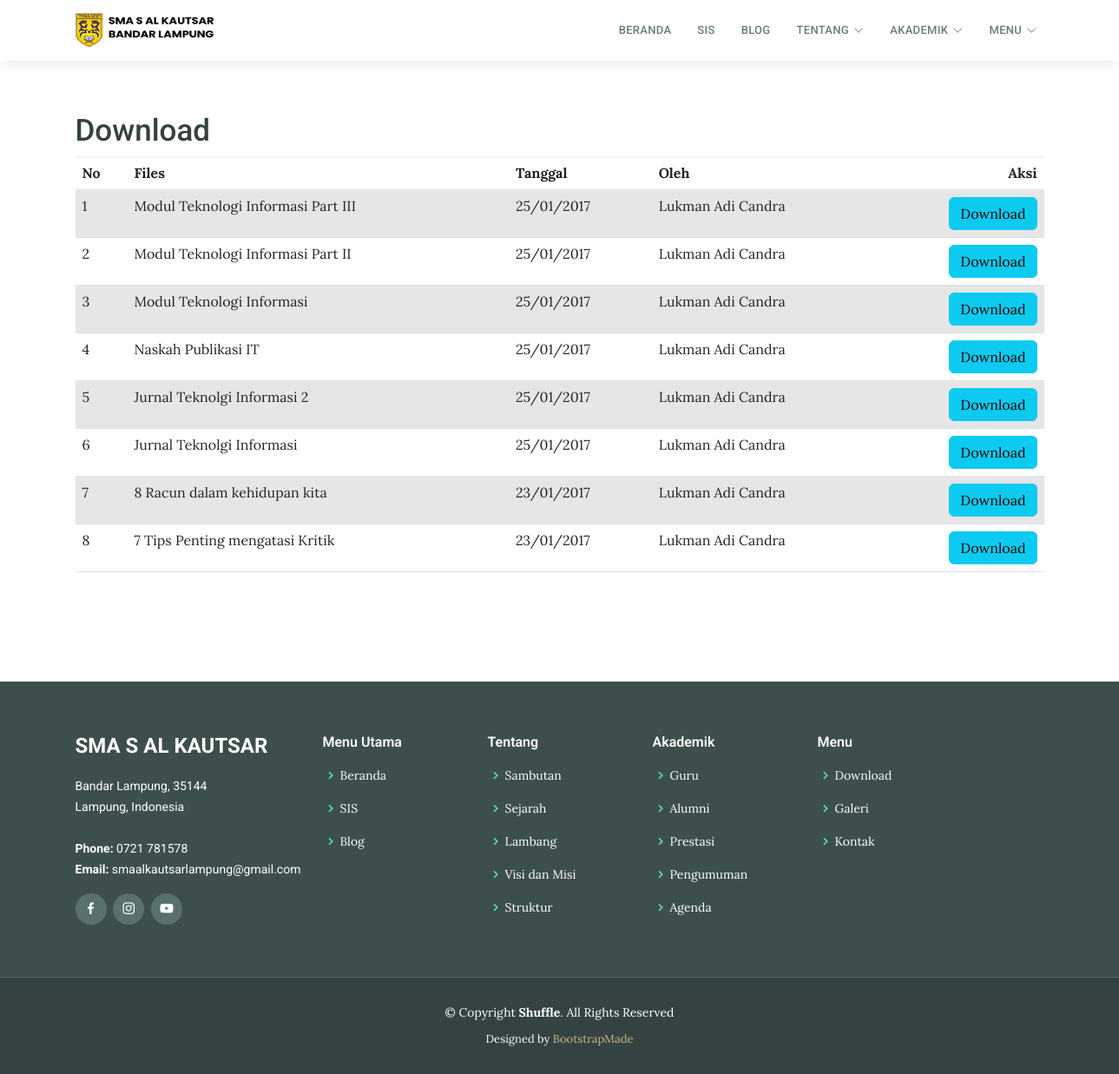
Page /index.php/download on the committed database.
### tables this page shows
CREATE TABLE `tbl_files` (
  `file_id` int(11) NOT NULL,
  `file_judul` varchar(120) DEFAULT NULL,
  `file_deskripsi` text DEFAULT NULL,
  `file_tanggal` timestamp NULL DEFAULT current_timestamp(),
  `file_oleh` varchar(60) DEFAULT NULL,
  `file_download` int(11) DEFAULT 0,
  `file_data` varchar(120) DEFAULT NULL
);

### application/controllers/Download.php (called while the page is built, shortened)
<?php
class Download extends CI_Controller{
	function __construct(){
		$this->load->view('templates/header_1');
		$this->load->model('m_files');
		$this->load->helper('download');
		$this->load->model('m_pengunjung');
	}
	function index(){
		$x['data']=$this->m_files->get_all_files();
		$this->load->view('depan/v_download',$x);
		$this->load->view('templates/footer');
	}
}

### index.php (called while the page is built, shortened)
<?php
require_once BASEPATH.'core/CodeIgniter.php';

### application/models/M_files.php (called while the page is built, shortened)
<?php
class M_files extends CI_Model{
	function get_all_files(){
		$hsl=$this->db->query("SELECT file_id,file_judul,file_deskripsi,DATE_FORMAT(file_tanggal,'%d/%m/%Y') AS tanggal,file_oleh,file_download,file_data FROM tbl_files ORDER BY file_id DESC");
		return $hsl;
	}
}

### application/views/depan/v_download.php (the view, shortened to what this page needs)
<!DOCTYPE html>
<html lang="en">
<head>
    <link rel="stylesheet" href="theme/css/bootstrap.min.css">
    <link rel="stylesheet" href="theme/css/font-awesome.min.css">
    <link rel="stylesheet" href="theme/css/simple-line-icons.css">
    <link rel="stylesheet" href="theme/css/slick.css">
    <link rel="stylesheet" href="theme/css/slick-theme.css">
    <link rel="stylesheet" href="theme/css/owl.carousel.min.css">
    <link href="assets/aset/vendor/animate.css/animate.min.css" rel="stylesheet">
    <link href="assets/aset/vendor/bootstrap/css/bootstrap.min.css" rel="stylesheet">
    <link href="assets/aset/vendor/bootstrap-icons/bootstrap-icons.css" rel="stylesheet">
    <link href="assets/aset/vendor/boxicons/css/boxicons.min.css" rel="stylesheet">
    <link href="assets/aset/vendor/glightbox/css/glightbox.min.css" rel="stylesheet">
    <link href="assets/aset/vendor/swiper/swiper-bundle.min.css" rel="stylesheet">
    <link href="assets/aset/css/style.css" rel="stylesheet">
    <link href="theme/css/style.css" rel="stylesheet">
</head>
<body>
    <section class="contact" style="margin-bottom:50px;">
        <div class="container">
            <div class="row">
                <div class="col-md-12">
                    <div class="contact-title">
                        <h2>Download</h2>
                    </div>
                </div>
            </div>
            <div class="row">
                <div class="col-md-12">
                    <div class="table-responsive">
                        <table class="table table-striped" id="display">
                            <thead>
                                <tr>
                                    <th>No</th>
                                    <th>Files</th>
                                    <th>Tanggal</th>
                                    <th>Oleh</th>
                                    <th style="text-align:right;">Aksi</th>
                                </tr>
                            </thead>
                            <tbody>
                                <?php
                                $no = 1;
                                foreach ($data->result() as $row) :
                                ?>
                                    <tr>
                                        <td><?php echo $no++; ?></td>
                                        <td><?php echo $row->file_judul; ?></td>
                                        <td><?php echo $row->tanggal; ?></td>
                                        <td><?php echo $row->file_oleh; ?></td>
                                        <td style="text-align:right;"><a href="<?php echo site_url('download/get_file/' . $row->file_id); ?>" class="btn btn-info">Download</a></td>
                                    </tr>
                                <?php endforeach; ?>
                            </tbody>
                        </table>
                    </div>
                </div>
            </div>
        </div>
    </section>
</body>
</html>

### assets/aset/css/style.css (style rules this page uses)
body { font-family: "Open Sans", sans-serif; color: #334240; min-height: 100vh; width: 100vw; overflow-x: hidden; }
a { text-decoration: none; color: #1bbca3; }
h1, h2, h3, h4, h5, h6 { font-family: "Roboto", sans-serif; }
section { padding: 60px 0; overflow-x: hidden; }

### rows in the picture
tbl_files: file_judul "Modul Teknologi Informasi Part III", tanggal "25/01/2017", file_oleh "Lukman Adi Candra"
tbl_files: file_judul "Modul Teknologi Informasi Part II", tanggal "25/01/2017", file_oleh "Lukman Adi Candra"
tbl_files: file_judul "Modul Teknologi Informasi", tanggal "25/01/2017", file_oleh "Lukman Adi Candra"
tbl_files: file_judul "Naskah Publikasi IT", tanggal "25/01/2017", file_oleh "Lukman Adi Candra"
tbl_files: file_judul "Jurnal Teknolgi Informasi 2", tanggal "25/01/2017", file_oleh "Lukman Adi Candra"
tbl_files: file_judul "Jurnal Teknolgi Informasi", tanggal "25/01/2017", file_oleh "Lukman Adi Candra"
tbl_files: file_judul "8 Racun dalam kehidupan kita", tanggal "23/01/2017", file_oleh "Lukman Adi Candra"
tbl_files: file_judul "7 Tips Penting mengatasi Kritik", tanggal "23/01/2017", file_oleh "Lukman Adi Candra"
